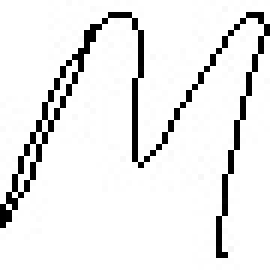
#> input picture Assessment Task 1/student_25349642/M/M_85372.jpg, 45 x 45 px, given as the content of the folder ./output/train/+, which was not available (shown 6 times larger)
$ jupyter execute --allow-errors AT1-PartA-SVM_LBP.ipynb   (shell and % lines are left out)   (text cells are left out)
#> lines starting #> are read from the running program, lines starting #| are printed output that depends on the picture; pictures that were not available may be replaced by others from this repository, and a replacement may not be noted
[cell 1]
import splitfolders

splitfolders.ratio("student_25349642", output="output", seed=1337, ratio=(.8, .1, .1),
                   group_prefix=None, group=None, formats=(".jpg", ".jpeg", ".png"), move=False, shuffle=True)
#> (this line was passed over: splitfolders is not available in this run)

[cell 2]
import numpy as np
import matplotlib.pyplot as plt
from skimage import feature # This pacakge is used for LBP feature extraction
from sklearn import svm # This pacakge is used for svm classification
from sklearn import metrics
import cv2
import seaborn as sns # This pacakge is used for better visualization of data (e.g confusion matrix)
import os
from sklearn.model_selection import train_test_split
from skimage.feature import local_binary_pattern
from sklearn.metrics import accuracy_score, confusion_matrix, classification_report

[cell 3]
labelName = ['+', 'beta', 'cos', 'leq', 'M', 'N', 'R', 'rightarrow', 'S', 'z']

def load_dataset(path):

#> called with path = './output/train'
    data = []
    labels = []

    for label in labelName:
        class_path = os.path.join(path, label)

        for img_name in os.listdir(class_path):
            img_path = os.path.join(class_path, img_name)

            img = cv2.imread(img_path, cv2.IMREAD_GRAYSCALE)
#> img is the input picture: shape (45, 45); min 0, max 255, mean 234
            img = cv2.resize(img, (28, 28))
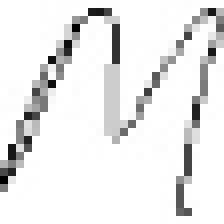
#> img: shape (28, 28) (shown 8 times larger); min 0, max 255, mean 233.7

            data.append(img.flatten())
            labels.append(labelName.index(label))

    return np.array(data), np.array(labels)

[cell 4]
X_train, y_train = load_dataset('./output/train')
X_test, y_test = load_dataset('./output/test')
X_val, y_val = load_dataset('./output/val')

[cell 5]
print(np.shape(X_train))
#| (10, 784)
print(np.shape(X_test))
#| (10, 784)
print(np.shape(X_val))
#| (10, 784)

[cell 6]
X_train=X_train.reshape(-1,28,28)
X_test=X_test.reshape(-1,28,28)
X_val=X_val.reshape(-1,28,28)

# print the size of the result reshaped train and test data splits

print("Train dataset after reshaping:{}".format(np.shape(X_train)))
#| Train dataset after reshaping:(10, 28, 28)
print("Test dataset after reshaping :{}".format(np.shape(X_test)))
#| Test dataset after reshaping :(10, 28, 28)
print("Val dataset after reshaping :{}".format(np.shape(X_val)))
#| Val dataset after reshaping :(10, 28, 28)

[cell 7]
img_index = 10
fig = plt.figure()
ax1 = fig.add_subplot(2,2,1)
ax1.axis('off')
#> (the rest of this cell did not finish here and is left out)

[cell 8]
class LocalBinaryPatterns:
	def __init__(self, numPoints, radius):
		# store the number of points and radius
		self.numPoints = numPoints
		self.radius = radius

	def LBPfeatures(self, image, eps=1e-7):
		# compute the Local Binary Pattern representation
		# of the image, and then use the LBP representation
		# to build the histogram of patterns
		lbp = feature.local_binary_pattern(image, self.numPoints,
			self.radius, method="uniform")
    # Form the histogram
		(hist, _) = np.histogram(lbp.ravel(),
			bins=np.arange(0, self.numPoints + 3),
			range=(0, self.numPoints + 2))

		# normalize the histogram
		hist = hist.astype("float")
		hist /= (hist.sum() + eps)

		# return the histogram of Local Binary Patterns
		return hist

[cell 9]
# Create an object of LocalBinaryPatterns class and initial the parameters.
desc = LocalBinaryPatterns(24, 8)
data_train = []
labels_train = []

## WRITE YOUR CODE HERE (~ 3 lines)
# loop over the training images
for img_index in range(len(X_train)):
	# load the train image, and extract LBP features
	image = (X_train[img_index])
	hist = desc.LBPfeatures(image)
## END YOUR CODE HERE

	# extract the label from the image path, then update the
	# label and data lists
	labels_train.append(y_train[img_index])
	data_train.append(hist)
#> this loop made 10 passes
#> pass 1, in LBPfeatures, `lbp = feature.local_binary_pattern(image, self.numPoints, self.radius,..`:
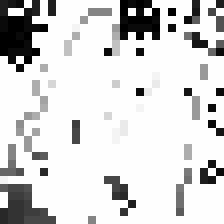
#> lbp: shape (28, 28) float64 (shown 8 times larger); min 0, max 25, mean 21; drawn with min black and max white

[cell 10]
# train a SVM clasifier on the training data
# Initialize the SVM model
# Use rbf Kernel, c = 100 and randon_state=42

## WRITE YOUR CODE HERE (~ 2 lines)
model = svm.SVC(kernel='rbf', C = 100, random_state = 42, gamma='scale')
# Start training the SVM classifier
model.fit(data_train, labels_train)
## END YOUR CODE HERE

data_val = []
labels_val = []

for img_index in range(len(X_val)):
    image = (X_val[img_index])
    hist = desc.LBPfeatures(image)

    labels_val.append(y_val[img_index])
    data_val.append(hist)

val_accuracy = model.score(data_val, labels_val)
print("Validation Accuracy:", val_accuracy)

print(np.shape(data_train))
#| (10, 26)
print(np.shape(labels_train))
#| (10,)

[cell 11]
# Check the training accuray
print("Train set Accuracy: {:.2f}".format(model.score(data_train,labels_train)))

# Expected training set Accuracy 0.60

[cell 12]
predictions=[]
predict_label=[]
# Exract LBP features for each test sample and classify it with the trained SVM classifier

## WRITE YOUR CODE HERE (~ 2 lines)
for im_index in range(len(X_test)):
  imag = X_test[im_index]

  # Extract LBP feature
  histo = desc.LBPfeatures(imag)
  # Perform classification, Hint: use model.predict()
  prediction = model.predict(histo.reshape(1, -1))[0]
## END YOUR CODE HERE

  # Store the classfication result
  predictions.append(prediction)
  predict_label.append(y_test[im_index])

[cell 13]
accuracy = metrics.accuracy_score(y_test, predictions)
print("Accuracy on test dataset:",accuracy)

[cell 14]
# plot the confusion matrix
cm  = metrics.confusion_matrix(y_test, predictions)
print(cm)

# Plot confusion matrix using seaborn library
plt.figure(figsize=(9,9))
sns.heatmap(cm, annot=True, fmt=".3f", linewidths=.5, square = True, cmap = 'Blues_r');
plt.ylabel('Actual label');
plt.xlabel('Predicted label');
all_sample_title = 'Accuracy Score: {0}'.format(accuracy)
plt.title(all_sample_title, size = 15);
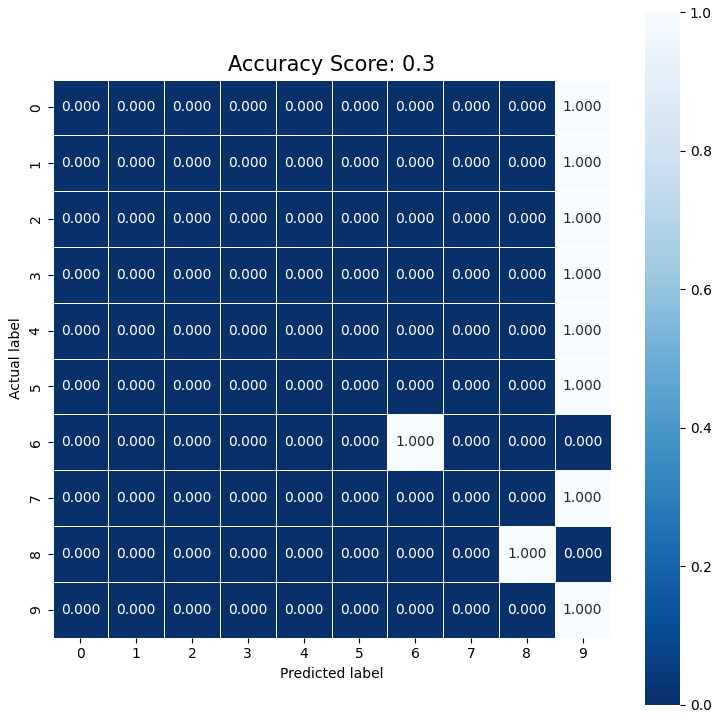
#> figure drawn by matplotlib, 2 panels

[cell 15]
# Display some classification result on test samples
images = []
pred_label = []
true_label = []

# randomly select a few testing fashion items
for i in np.random.choice(np.arange(0, len(y_test)), size=(16,)):
  # classify the clothing
  histog = desc.LBPfeatures(X_test[i])
  prediction = model.predict(histog.reshape(1, -1))[0]
  label = labelName[prediction]
  orig_label = labelName[y_test[i]]
  image = X_test[i]
  image = cv2.merge([image] * 3)
  image = cv2.resize(image, (96, 96), interpolation=cv2.INTER_LINEAR)

  # cv2.putText(image, f"Predicted Label: {label}", (5, 20), cv2.FONT_HERSHEY_SIMPLEX, 0.50, (0, 255, 0), 2)
  # cv2.putText(image, f"True Label: {orig_label}", (5, 20), cv2.FONT_HERSHEY_SIMPLEX, 0.50, (255, 0, 0), 2)

  images.append(image)
  pred_label.append(label)
  true_label.append(orig_label)
#> this loop made 16 passes
#> pass 1, `image = cv2.resize(image, (96, 96), interpolation=cv2.INTER_LINEAR)`:
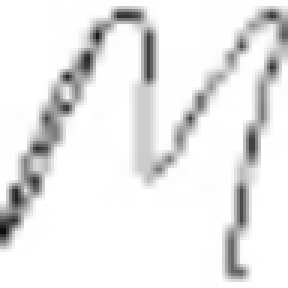
#> image: shape (96, 96, 3) (shown 3 times larger); min 13, max 255, mean 233.7

[cell 16]
np.shape(images[1])
#> Out = (96, 96, 3)

[cell 17]
## Display the classification results
#Plot the image and the predicted labels
fig = plt.figure()
ax1 = fig.add_subplot(2,2,1)
ax1.imshow(images[0])
ax1.set_title(f"Prediction: {pred_label[0]} | True: {true_label[0]}")
ax1.axis("off")
ax2 = fig.add_subplot(2,2,2)
ax2.imshow(images[1])
ax2.set_title(f"Prediction: {pred_label[1]} | True: {true_label[1]}")
ax2.axis("off")
ax3 = fig.add_subplot(2,2,3)
ax3.imshow(images[2])
ax3.set_title(f"Prediction: {pred_label[2]} | True: {true_label[2]}")
ax3.axis("off")
ax4 = fig.add_subplot(2,2,4)
ax4.imshow(images[3])
ax4.set_title(f"Prediction: {pred_label[3]} | True: {true_label[3]}")
ax4.axis("off")
plt.show()

[cell 18]
print("Test Accuracy: ", accuracy_score(y_test, predictions))

print(classification_report(y_test, predictions, target_names=labelName))

[cell 19]
# initialize the data matrix and labels
print("Extracting features from training dataset...")
data_train = []
labels_train = []

# loop over the training images
for img_index in range(len(X_train)):
  # load the image, and extract HOG features it
  ## WRITE YOUR CODE HERE ## (~ 4 lines)
  image = (X_train[img_index])

  # Hint: use orientation =9, pixel_per_cell=(10,10), cells_per_block=2,2,
  # transform_sqrt=True and block_norm="L2-Hys"
  #
  H = feature.hog(image, orientations=9, pixels_per_cell=(10,10), cells_per_block=(2,2), transform_sqrt=True, block_norm='L2-Hys') # Complete the code

  # update the data and labels
  data_train.append(H) # Complete the code
  labels_train.append(y_train[img_index]) # Complete the code
## END YOUR CODE HERE ##
print(np.shape(data_train))
#| (10, 36)
print(np.shape(labels_train))
#| (10,)

[cell 20]
## WRITE YOUR CODE HERE ## (~ 2 lines)
model = svm.SVC(kernel='rbf', C = 100, random_state = 42)
model.fit(data_train, labels_train)
## END YOUR CODE HERE ##

[cell 21]
print("Train set Accuracy: {:.2f}".format(model.score(data_train,labels_train)))

[cell 22]
# initialize the data matrix and labels
print("Extracting features from test dataset...")
predict_test = []
labels_test = []
data_test=[]
# loop over the training images
for img_ind in range(len(X_test)):
  # load the image, and extract HOG features
  ## WRITE YOUR CODE HERE ## (~ 6 lines), refer to task-1 code if required
  img=X_test[img_ind]
  H = feature.hog(img, orientations=9, pixels_per_cell=(10,10), cells_per_block=(2,2), transform_sqrt=True, block_norm='L2-Hys')# Hint: use same settings as used in training phase

  pred = model.predict(H.reshape(1,-1))[0]
  # update the data and labels
  predict_test.append(pred)
  data_test.append(H)

  labels_test.append(y_test[img_ind])
  ## END YOUR CODE HERE ##

print(np.shape(predict_test))
#| (10,)
print(np.shape(labels_test))
#| (10,)

[cell 23]
# Test set Accuracy
## WRITE YOUR CODE HERE ## (~ 2 lines)
accuracy = metrics.accuracy_score(y_test, predict_test)
print("Accuracy on test dataset:", accuracy)
## END YOUR CODE HERE ##
# Expected test Accuracy 0.75

[cell 24]
# plot the confusion matrix
## WRITE YOUR CODE HERE ## (~ 2 lines)
cm  = metrics.confusion_matrix(y_test, predict_test)
print(cm)
## END YOUR CODE HERE ##

# Plot confusion matrix using seaborn library
plt.figure(figsize=(9,9))
sns.heatmap(cm, annot=True, fmt=".3f", linewidths=.5, square = True, cmap = 'Blues_r');
plt.ylabel('Actual label');
plt.xlabel('Predicted label');
all_sample_title = 'Accuracy Score: {0}'.format(accuracy)
plt.title(all_sample_title, size = 15);

[cell 25]
images = []
orig_labels=[]
# randomly select a few testing fashion items
for i in np.random.choice(np.arange(0, len(y_test)), size=(16,)):
  # classify the clothing
  test_img = (X_test[i])
  H1 = feature.hog(test_img, orientations=9, pixels_per_cell=(10, 10),
                  cells_per_block=(2, 2), transform_sqrt=True, block_norm="L2-Hys")
  pred = model.predict(H1.reshape(1, -1))[0]
  #prediction = model.predict(test_img.reshape(1, -1))
  label = labelName[pred]
  orig_labels.append(labelName[y_test[i]])
  color = (0, 255, 0)
  test_img = cv2.merge([test_img] * 3)
  test_img = cv2.resize(test_img, (96, 96), interpolation=cv2.INTER_LINEAR)
  cv2.putText(test_img, label, (5, 20), cv2.FONT_HERSHEY_SIMPLEX, 0.50, color, 2)
  images.append(test_img)
#> this loop made 16 passes
#> pass 3, `test_img = (X_test[i])`:
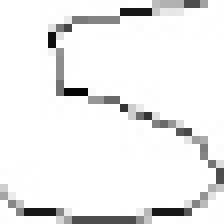
#> test_img: shape (28, 28) (shown 8 times larger); min 5, max 255, mean 238.3
#> pass 3, `test_img = cv2.resize(test_img, (96, 96), interpolation=cv2.INTER_LINE..`:
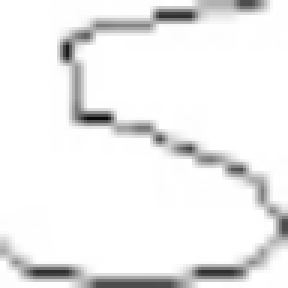
#> test_img: shape (96, 96, 3) (shown 3 times larger); min 10, max 255, mean 238.2

[cell 26]
## Display the classification results
#Plot the image and the predicted labels
fig = plt.figure()
ax5 = fig.add_subplot(2,2,1)
ax5.imshow(images[0])
ax5.set_title(f"Prediction: {pred_label[0]} | True: {true_label[0]}")
ax5.axis("off")
ax6 = fig.add_subplot(2,2,2)
ax6.imshow(images[1])
ax6.set_title(f"Prediction: {pred_label[1]} | True: {true_label[1]}")
ax6.axis("off")
ax7 = fig.add_subplot(2,2,3)
ax7.imshow(images[2])
ax7.set_title(f"Prediction: {pred_label[2]} | True: {true_label[2]}")
ax7.axis("off")
ax8 = fig.add_subplot(2,2,4)
ax8.imshow(images[3])
ax8.set_title(f"Prediction: {pred_label[3]} | True: {true_label[3]}")
ax8.axis("off")
plt.show()
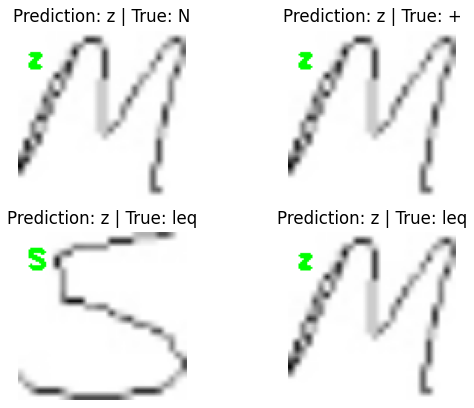
#> figure drawn by matplotlib, 4 panels
